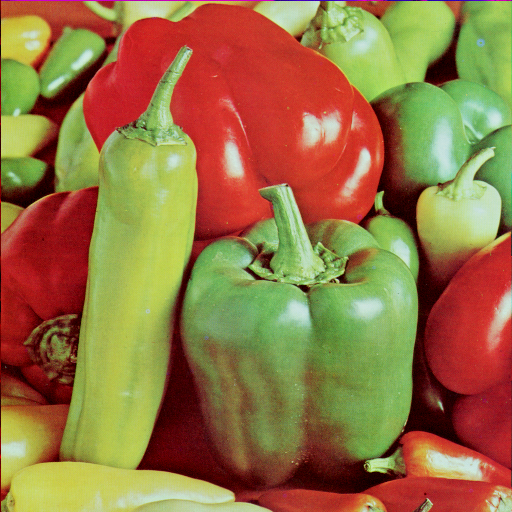
%> input picture excersiecs/mariyatoofan/23/peppers.png, 512 x 512 px, given in place of a.png, which was not available
$ octave e19.m   (GNU Octave 9; MATLAB toolbox functions it lacks are replaced by stand-ins)
%> lines starting %> are read from the running program, lines starting %| are printed output that depends on the picture; in (x1, y1, x2, y2) boxes, pixels count from 0 and x2, y2 are one past the last pixel; in counts of white or black regions, pixels touching at a corner belong together; the program's own positions count from 1; pictures that were not available may be replaced by others from this repository, and a replacement may not be noted
a=imread('images\a.png');
%> a is the input picture: size 512x512x3 uint8; mean R, G, B 149.8, 115.6, 66.5
a=im2bw(a,0.0001);
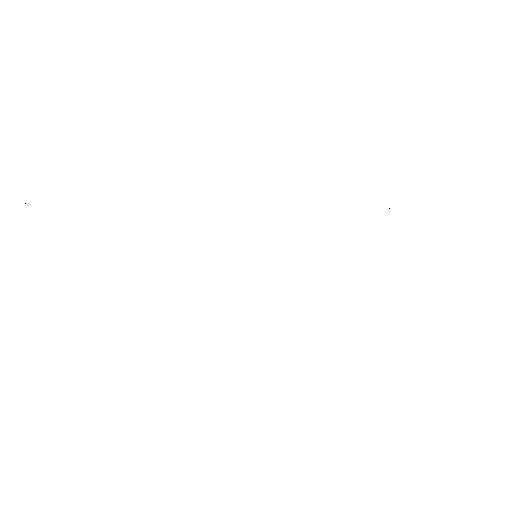
%> a: size 512x512 logical; 100% white; black in thin lines or dots, all inside (x1, y1, x2, y2) = (25, 203, 390, 209)
a=imresize(a,[200,200]);
%> a: size 200x200 logical; every value is 1
b=imread('images\b.png');
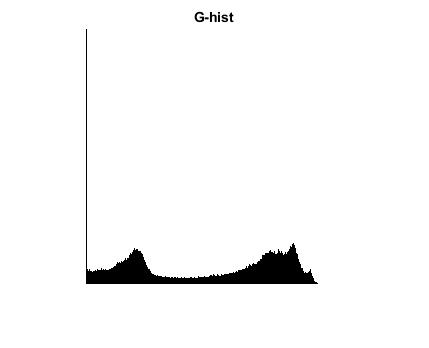
%> input picture excersiecs/mariyatoofan/23/G.jpg, 429 x 348 px, given in place of b.png, which was not available
%> b is the input picture: size 348x429x3 uint8; min 0, max 255, mean 247.6
b=im2bw(b,0.0001);
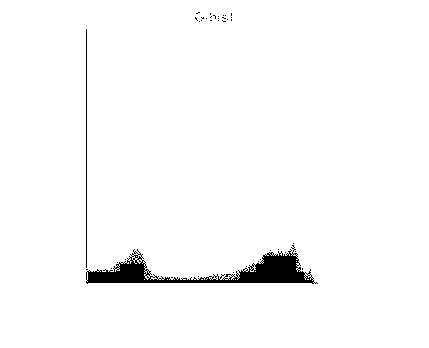
%> b: size 348x429 logical; 97.8% white; 39 black regions (37 under 20 px), largest, box (x1, y1, x2, y2) and area: (86, 245, 318, 284) 3016, (86, 29, 87, 268) 239
b=imresize(b,[200,200]);
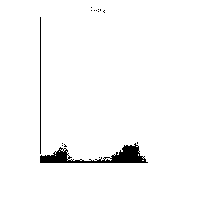
%> b: size 200x200 logical; 97.5% white; 15 black regions (13 under 20 px), largest, box (x1, y1, x2, y2) and area: (40, 143, 148, 163) 857, (40, 17, 41, 154) 137
%> (the run ends here)
